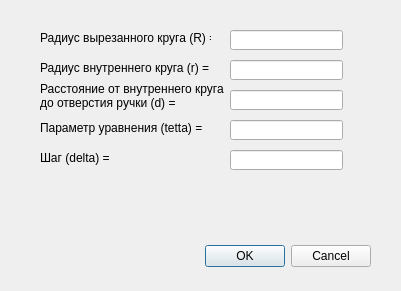
<?xml version="1.0" encoding="UTF-8"?>
<ui version="4.0">
 <class>Dialog</class>
 <widget class="QDialog" name="Dialog">
  <property name="geometry">
   <rect>
    <x>0</x>
    <y>0</y>
    <width>401</width>
    <height>291</height>
   </rect>
  </property>
  <property name="windowTitle">
   <string>Параметры гипотрохоиды</string>
  </property>
  <widget class="QDialogButtonBox" name="buttonBox">
   <property name="geometry">
    <rect>
     <x>30</x>
     <y>240</y>
     <width>341</width>
     <height>32</height>
    </rect>
   </property>
   <property name="orientation">
    <enum>Qt::Horizontal</enum>
   </property>
   <property name="standardButtons">
    <set>QDialogButtonBox::Cancel|QDialogButtonBox::Ok</set>
   </property>
  </widget>
  <widget class="QLabel" name="label">
   <property name="geometry">
    <rect>
     <x>40</x>
     <y>30</y>
     <width>171</width>
     <height>16</height>
    </rect>
   </property>
   <property name="text">
    <string>Радиус вырезанного круга (R) =</string>
   </property>
  </widget>
  <widget class="QLabel" name="label_2">
   <property name="geometry">
    <rect>
     <x>40</x>
     <y>60</y>
     <width>171</width>
     <height>16</height>
    </rect>
   </property>
   <property name="text">
    <string>Радиус внутреннего круга (r) =</string>
   </property>
  </widget>
  <widget class="QLabel" name="label_3">
   <property name="geometry">
    <rect>
     <x>40</x>
     <y>80</y>
     <width>191</width>
     <height>31</height>
    </rect>
   </property>
   <property name="text">
    <string>Расстояние от внутреннего круга
до отверстия ручки (d) =</string>
   </property>
  </widget>
  <widget class="QLabel" name="label_4">
   <property name="geometry">
    <rect>
     <x>40</x>
     <y>120</y>
     <width>181</width>
     <height>16</height>
    </rect>
   </property>
   <property name="text">
    <string>Параметр уравнения (tetta) =</string>
   </property>
  </widget>
  <widget class="QLineEdit" name="lineEdit">
   <property name="geometry">
    <rect>
     <x>230</x>
     <y>30</y>
     <width>113</width>
     <height>20</height>
    </rect>
   </property>
  </widget>
  <widget class="QLineEdit" name="lineEdit_2">
   <property name="geometry">
    <rect>
     <x>230</x>
     <y>60</y>
     <width>113</width>
     <height>20</height>
    </rect>
   </property>
  </widget>
  <widget class="QLineEdit" name="lineEdit_3">
   <property name="geometry">
    <rect>
     <x>230</x>
     <y>90</y>
     <width>113</width>
     <height>20</height>
    </rect>
   </property>
  </widget>
  <widget class="QLineEdit" name="lineEdit_4">
   <property name="geometry">
    <rect>
     <x>230</x>
     <y>120</y>
     <width>113</width>
     <height>20</height>
    </rect>
   </property>
  </widget>
  <widget class="QLabel" name="label_5">
   <property name="geometry">
    <rect>
     <x>40</x>
     <y>150</y>
     <width>71</width>
     <height>16</height>
    </rect>
   </property>
   <property name="text">
    <string>Шаг (delta) = </string>
   </property>
  </widget>
  <widget class="QLineEdit" name="lineEdit_5">
   <property name="geometry">
    <rect>
     <x>230</x>
     <y>150</y>
     <width>113</width>
     <height>20</height>
    </rect>
   </property>
  </widget>
 </widget>
 <resources/>
 <connections>
  <connection>
   <sender>buttonBox</sender>
   <signal>accepted()</signal>
   <receiver>Dialog</receiver>
   <slot>accept()</slot>
   <hints>
    <hint type="sourcelabel">
     <x>248</x>
     <y>254</y>
    </hint>
    <hint type="destinationlabel">
     <x>157</x>
     <y>274</y>
    </hint>
   </hints>
  </connection>
  <connection>
   <sender>buttonBox</sender>
   <signal>rejected()</signal>
   <receiver>Dialog</receiver>
   <slot>reject()</slot>
   <hints>
    <hint type="sourcelabel">
     <x>316</x>
     <y>260</y>
    </hint>
    <hint type="destinationlabel">
     <x>286</x>
     <y>274</y>
    </hint>
   </hints>
  </connection>
 </connections>
</ui>
